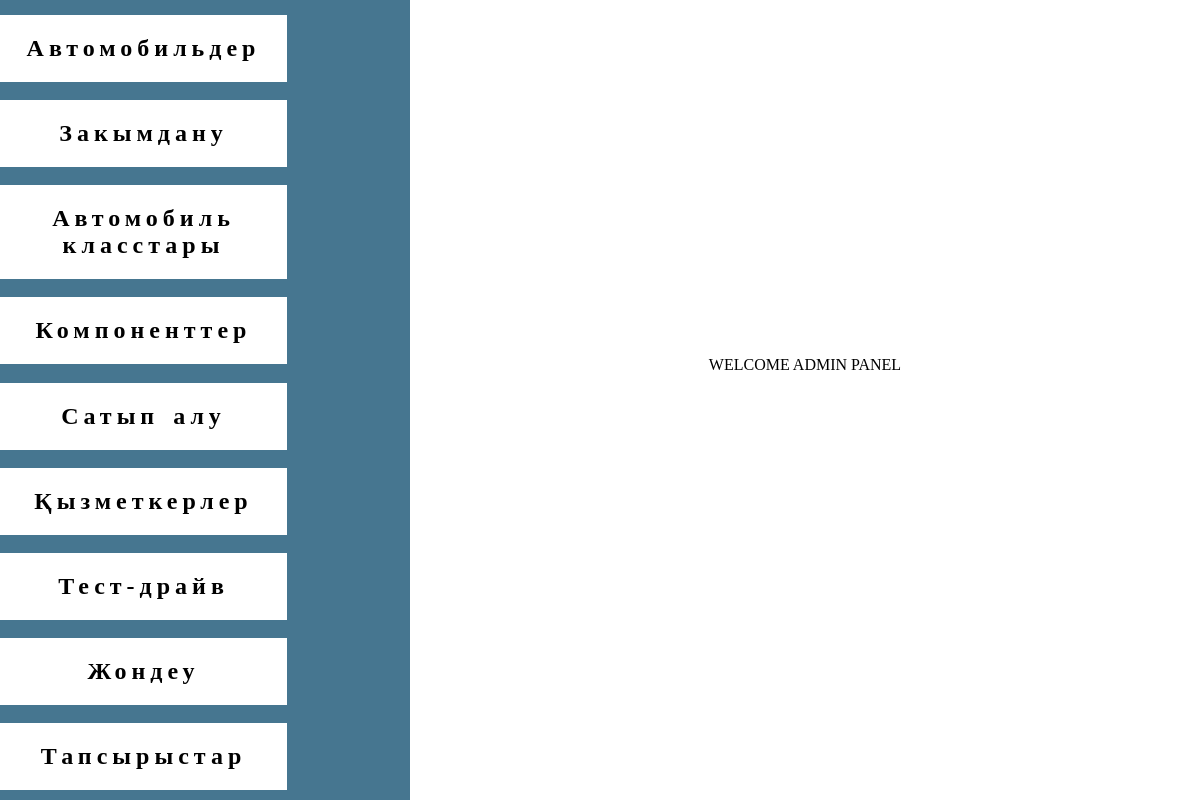
Screenshot of /pages/admin/index.php with the database file from the repository.
### tables this page shows
CREATE TABLE `tablename` (
  `id` int(11) NOT NULL,
  `nameTable` varchar(255) DEFAULT NULL,
  `nameTableKZ` varchar(255) DEFAULT NULL,
  `nameTableRU` varchar(255) DEFAULT NULL
);

### pages/admin/index.php (the view, shortened to what this page needs)
<?php
include("../../inc/connect.php");
$tableNames = mysqli_query($connect, "SELECT * FROM `tablename`");
?>
<!DOCTYPE html>
<html lang="en">
<head>
    <link rel="stylesheet" href="css/style.css">
</head>
<body>
    <div class="admin__panel flex">
        <div class="admin__left__menu flex">
            <?php
            foreach ($tableNames as $tableName) {
                if ($tableName["nameTable"] != "customers" && $tableName["nameTable"] != "reason"  && $tableName["nameTable"] != "positions") {
            ?>
                    <div class="left__menu__block"><a href="" class="left__menu__link" id="<? echo $tableName["nameTable"] ?>"><? echo $tableName["nameTableKZ"] ?></a></div>
            <?php
                }
            }
            ?>
        </div>
        <div class="admin__panel__table">
            <div class="admin__panel__body">
                <div class="panel__body__table welcome">
                    <div class="welcome__content">
                        WELCOME ADMIN PANEL
                    </div>
                </div>
            </div>
        </div>
    </div>
</body>
</html>

### pages/admin/css/style.css (style rules this page uses)
.admin__panel { height: 100vh; }

### css/comon.css (style rules this page uses)
.flex { display: flex; }
* { margin: 0; padding: 0; box-sizing: border-box; color: white; text-decoration: none; }
a { text-decoration: none; display: inline-block; }

### pages/admin/css/left-menu.css (style rules this page uses)
.admin__left__menu { width: 410px; background-color: #467690; text-align: center; letter-spacing: 5px; flex-direction: column; justify-content: space-between; font-size: 24px; font-weight: 700; overflow-y: auto; position: relative; overflow-x: hidden; word-break: break-word; word-spacing: 2px; flex: 0 0 auto; padding: 10px 0px 10px 0px; }
.admin__panel__table { flex: 1 1 auto; color: black; overflow-y: auto; padding: 20px; height: 100%; }
.left__menu__block { width: 100%; text-align: left; margin-top: 5px; }
.admin__panel__body { height: calc(100% - 70px); width: 100%; }
.panel__body__table { color: black; display: none; }
.left__menu__link { padding: 20px 0; width: 70%; background-color: white; color: black; text-align: center; position: relative; word-break: break-word; word-spacing: 3px; transition: 0.5s all; }

### pages/admin/css/table.css (style rules this page uses)
.welcome { justify-content: center; align-items: center; color: #000; border: none; width: 100%; height: 100%; display: flex; }
.welcome__content { color: #000; }

### rows the page displays
tablename: nameTableKZ "Автомобильдер"
tablename: nameTableKZ "Закымдану"
tablename: nameTableKZ "Автомобиль класстары"
tablename: nameTableKZ "Компоненттер"
tablename: nameTableKZ "Сатып алу"
tablename: nameTableKZ "Қызметкерлер"
tablename: nameTableKZ "Тест-драйв"
tablename: nameTableKZ "Жондеу"
tablename: nameTableKZ "Тапсырыстар"
